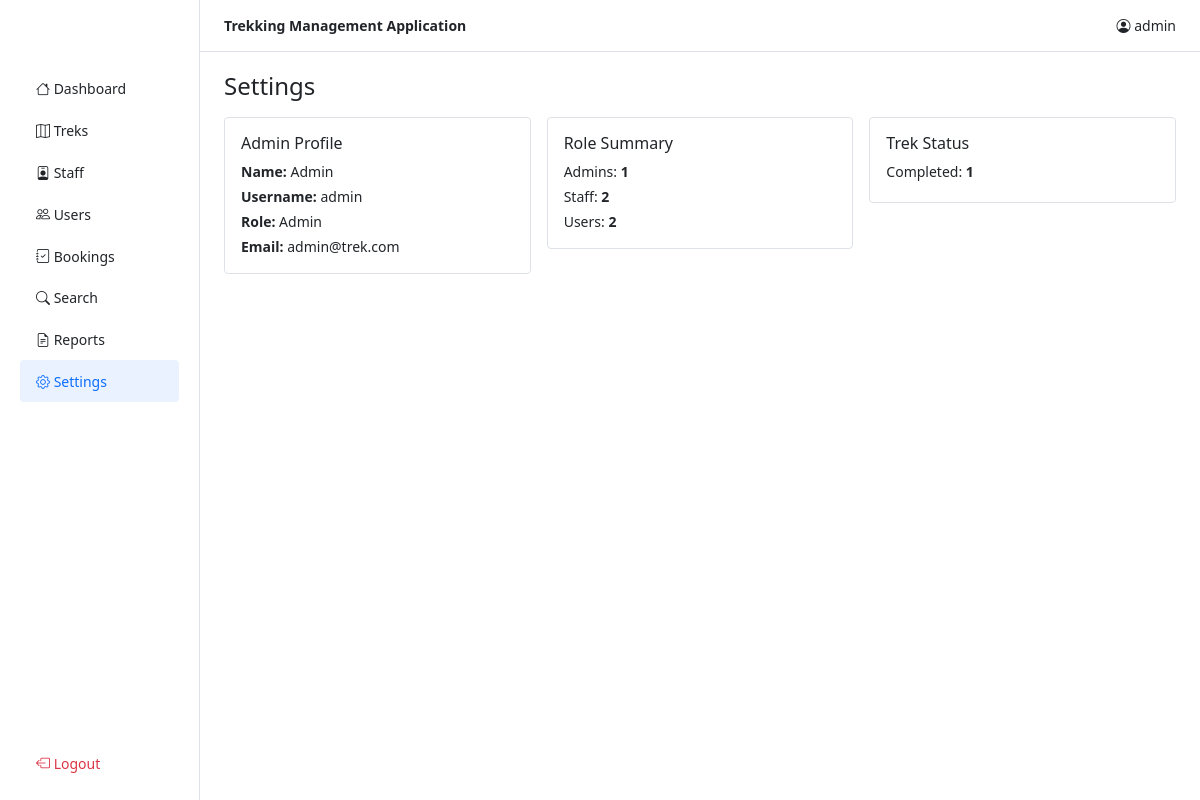
The app's page /admin/settings (signed in) with its own data.
### tables this page shows
CREATE TABLE users (
            id INTEGER PRIMARY KEY AUTOINCREMENT,
            username TEXT UNIQUE NOT NULL,
            password TEXT NOT NULL,
            name TEXT NOT NULL,
            email TEXT,
            phone TEXT,
            role TEXT NOT NULL CHECK(role IN ("admin","staff","user")),
            status TEXT DEFAULT "active"
        );

CREATE TABLE treks (
            id INTEGER PRIMARY KEY AUTOINCREMENT,
            name TEXT NOT NULL,
            location TEXT,
            difficulty TEXT CHECK(difficulty IN ("Easy","Moderate","Hard")),
            duration INTEGER,
            slots INTEGER DEFAULT 0,
            staff_id INTEGER REFERENCES users(id),
            status TEXT DEFAULT "Pending",
            start_date TEXT,
            end_date TEXT
        , description TEXT DEFAULT "");

### app.py (the view)
@app.route('/admin/settings')
@login_required('admin')
def admin_settings():
    db = get_db()
    admin = db.execute('SELECT * FROM users WHERE id=?', (session['user_id'],)).fetchone()
    counts = {r['role']: r['c'] for r in db.execute('SELECT role, COUNT(*) c FROM users GROUP BY role')}
    trek_status = {r['status']: r['c'] for r in db.execute('SELECT status, COUNT(*) c FROM treks GROUP BY status')}
    return render_template('admin/settings.html', admin=admin, counts=counts, trek_status=trek_status)

### app.py (called while the page is built)
def login_required(role=None):
    def decorator(f):
        @wraps(f)
        def wrapper(*args, **kwargs):
            if 'user_id' not in session:
                return redirect(url_for('login'))
            if role and session.get('role') != role:
                flash('Access denied.')
                return redirect(url_for('login'))
            return f(*args, **kwargs)
        return wrapper
    return decorator

### database.py (called while the page is built)
def get_db():
    db = getattr(g, '_database', None)
    if db is None:
        db = g._database = sqlite3.connect(DATABASE)
        db.row_factory = sqlite3.Row
    return db

### templates/admin/settings.html
{% extends "base.html" %}
{% block sidebar %}
<ul class="nav flex-column px-2">
  <li class="nav-item"><a class="nav-link" href="{{ url_for('admin_dashboard') }}"><i class="bi bi-house"></i> Dashboard</a></li>
  <li class="nav-item"><a class="nav-link" href="{{ url_for('admin_treks') }}"><i class="bi bi-map"></i> Treks</a></li>
  <li class="nav-item"><a class="nav-link" href="{{ url_for('admin_staff') }}"><i class="bi bi-person-badge"></i> Staff</a></li>
  <li class="nav-item"><a class="nav-link" href="{{ url_for('admin_users') }}"><i class="bi bi-people"></i> Users</a></li>
  <li class="nav-item"><a class="nav-link" href="{{ url_for('admin_bookings') }}"><i class="bi bi-journal-check"></i> Bookings</a></li>
  <li class="nav-item"><a class="nav-link" href="{{ url_for('admin_search') }}"><i class="bi bi-search"></i> Search</a></li>
  <li class="nav-item"><a class="nav-link" href="{{ url_for('admin_reports') }}"><i class="bi bi-file-earmark-text"></i> Reports</a></li>
  <li class="nav-item"><a class="nav-link active" href="{{ url_for('admin_settings') }}"><i class="bi bi-gear"></i> Settings</a></li>
</ul>
{% endblock %}
{% block content %}
<h4 class="mb-3">Settings</h4>
<div class="row g-3">
  <div class="col-md-4">
    <div class="card p-3">
      <h6>Admin Profile</h6>
      <p class="mb-1"><strong>Name:</strong> {{ admin.name }}</p>
      <p class="mb-1"><strong>Username:</strong> {{ admin.username }}</p>
      <p class="mb-1"><strong>Role:</strong> {{ admin.role|capitalize }}</p>
      <p class="mb-0"><strong>Email:</strong> {{ admin.email or '-' }}</p>
    </div>
  </div>
  <div class="col-md-4">
    <div class="card p-3">
      <h6>Role Summary</h6>
      <p class="mb-1">Admins: <strong>{{ counts.get('admin',0) }}</strong></p>
      <p class="mb-1">Staff: <strong>{{ counts.get('staff',0) }}</strong></p>
      <p class="mb-0">Users: <strong>{{ counts.get('user',0) }}</strong></p>
    </div>
  </div>
  <div class="col-md-4">
    <div class="card p-3">
      <h6>Trek Status</h6>
      {% for key, value in trek_status.items() %}
      <p class="mb-1">{{ key }}: <strong>{{ value }}</strong></p>
      {% else %}
      <p class="text-muted mb-0">No treks yet.</p>
      {% endfor %}
    </div>
  </div>
</div>
{% endblock %}

### templates/base.html (style rules this page uses)
body { background: #fff; color: #212529; font-size: 14px; }
.sidebar .nav-link { color: #212529; padding:.65rem 1rem; font-weight:500; }
.sidebar .nav-link:hover, .sidebar .nav-link.active { background: #eaf2ff; border-radius: 4px; color: #0d6efd; }
.card { border: 1px solid #dee2e6; border-radius: 4px; box-shadow: none; }

### records on screen
users: name "Admin", username "admin", role "Admin", email "admin@trek.com"
treks: status "Completed", id "1"

### other values on screen
{{ session.username }} "admin"
{{ counts.get('admin',0) }} "1"
{{ counts.get('staff',0) }} "2"
{{ counts.get('user',0) }} "2"
